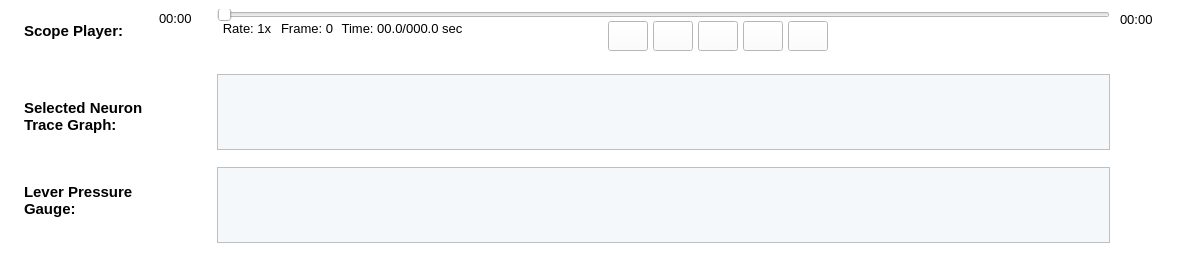
                 <widget class="QWidget" name="widget_92" native="true">
                  <property name="minimumSize">
                   <size>
                    <width>1202</width>
                    <height>260</height>
                   </size>
                  </property>
                  <property name="maximumSize">
                   <size>
                    <width>1550</width>
                    <height>260</height>
                   </size>
                  </property>
                  <property name="styleSheet">
                   <string notr="true">border-color: rgb(0, 0, 0);</string>
                  </property>
                  <layout class="QHBoxLayout" name="horizontalLayout_3">
                   <property name="spacing">
                    <number>0</number>
                   </property>
                   <property name="leftMargin">
                    <number>0</number>
                   </property>
                   <property name="topMargin">
                    <number>0</number>
                   </property>
                   <property name="rightMargin">
                    <number>0</number>
                   </property>
                   <property name="bottomMargin">
                    <number>0</number>
                   </property>
                   <item>
                    <widget class="QWidget" name="widget_94" native="true">
                     <property name="minimumSize">
                      <size>
                       <width>217</width>
                       <height>260</height>
                      </size>
                     </property>
                     <property name="maximumSize">
                      <size>
                       <width>217</width>
                       <height>260</height>
                      </size>
                     </property>
                     <property name="styleSheet">
                      <string notr="true">background-color: rgb(255, 255, 255);
border-color: rgb(0, 0, 0);</string>
                     </property>
                     <layout class="QGridLayout" name="gridLayout_19">
                      <item row="0" column="0">
                       <layout class="QGridLayout" name="gridLayout_20">
                        <item row="1" column="2">
                         <spacer name="verticalSpacer_15">
                          <property name="orientation">
                           <enum>Qt::Vertical</enum>
                          </property>
                          <property name="sizeType">
                           <enum>QSizePolicy::Fixed</enum>
                          </property>
                          <property name="sizeHint" stdset="0">
                           <size>
                            <width>20</width>
                            <height>200</height>
                           </size>
                          </property>
                         </spacer>
                        </item>
                        <item row="0" column="2">
                         <widget class="QLabel" name="label_179">
                          <property name="sizePolicy">
                           <sizepolicy hsizetype="Fixed" vsizetype="Fixed">
                            <horstretch>0</horstretch>
                            <verstretch>0</verstretch>
                           </sizepolicy>
                          </property>
                          <property name="font">
                           <font>
                            <pointsize>10</pointsize>
                           </font>
                          </property>
                          <property name="text">
                           <string>00:00</string>
                          </property>
                         </widget>
                        </item>
                        <item row="0" column="0" rowspan="2">
                         <layout class="QVBoxLayout" name="verticalLayout_6">
                          <item>
                           <widget class="QLabel" name="label_180">
                            <property name="sizePolicy">
                             <sizepolicy hsizetype="Fixed" vsizetype="Fixed">
                              <horstretch>0</horstretch>
                              <verstretch>0</verstretch>
                             </sizepolicy>
                            </property>
                            <property name="font">
                             <font>
                              <pointsize>11</pointsize>
                              <weight>75</weight>
                              <bold>true</bold>
                             </font>
                            </property>
                            <property name="text">
                             <string>Scope Player:</string>
                            </property>
                            <property name="alignment">
                             <set>Qt::AlignLeading|Qt::AlignLeft|Qt::AlignTop</set>
                            </property>
                           </widget>
                          </item>
                          <item>
                           <spacer name="verticalSpacer_16">
                            <property name="orientation">
                             <enum>Qt::Vertical</enum>
                            </property>
                            <property name="sizeType">
                             <enum>QSizePolicy::Fixed</enum>
                            </property>
                            <property name="sizeHint" stdset="0">
                             <size>
                              <width>20</width>
                              <height>40</height>
                             </size>
                            </property>
                           </spacer>
                          </item>
                          <item>
                           <widget class="QLabel" name="label_181">
                            <property name="sizePolicy">
                             <sizepolicy hsizetype="Fixed" vsizetype="Fixed">
                              <horstretch>0</horstretch>
                              <verstretch>0</verstretch>
                             </sizepolicy>
                            </property>
                            <property name="font">
                             <font>
                              <pointsize>11</pointsize>
                              <weight>75</weight>
                              <bold>true</bold>
                             </font>
                            </property>
                            <property name="text">
                             <string>Selected Neuron
Trace Graph: </string>
                            </property>
                            <property name="alignment">
                             <set>Qt::AlignLeading|Qt::AlignLeft|Qt::AlignTop</set>
                            </property>
                           </widget>
                          </item>
                          <item>
                           <spacer name="verticalSpacer_17">
                            <property name="orientation">
                             <enum>Qt::Vertical</enum>
                            </property>
                            <property name="sizeType">
                             <enum>QSizePolicy::Fixed</enum>
                            </property>
                            <property name="sizeHint" stdset="0">
                             <size>
                              <width>10</width>
                              <height>30</height>
                             </size>
                            </property>
                           </spacer>
                          </item>
                          <item>
                           <widget class="QLabel" name="label_182">
                            <property name="sizePolicy">
                             <sizepolicy hsizetype="Fixed" vsizetype="Fixed">
                              <horstretch>0</horstretch>
                              <verstretch>0</verstretch>
                             </sizepolicy>
                            </property>
                            <property name="font">
                             <font>
                              <pointsize>11</pointsize>
                              <weight>75</weight>
                              <bold>true</bold>
                             </font>
                            </property>
                            <property name="text">
                             <string>Lever Pressure
Gauge: </string>
                            </property>
                            <property name="alignment">
                             <set>Qt::AlignLeading|Qt::AlignLeft|Qt::AlignTop</set>
                            </property>
                           </widget>
                          </item>
                         </layout>
                        </item>
                        <item row="0" column="1">
                         <spacer name="horizontalSpacer_15">
                          <property name="orientation">
                           <enum>Qt::Horizontal</enum>
                          </property>
                          <property name="sizeType">
                           <enum>QSizePolicy::Fixed</enum>
                          </property>
                          <property name="sizeHint" stdset="0">
                           <size>
                            <width>10</width>
                            <height>20</height>
                           </size>
                          </property>
                         </spacer>
                        </item>
                       </layout>
                      </item>
                      <item row="1" column="0">
                       <spacer name="verticalSpacer_18">
                        <property name="orientation">
                         <enum>Qt::Vertical</enum>
                        </property>
                        <property name="sizeType">
                         <enum>QSizePolicy::Fixed</enum>
                        </property>
                        <property name="sizeHint" stdset="0">
                         <size>
                          <width>20</width>
                          <height>20</height>
                         </size>
                        </property>
                       </spacer>
                      </item>
                     </layout>
                    </widget>
                   </item>
                   <item>
                    <widget class="QWidget" name="widget_97" native="true">
                     <property name="sizePolicy">
                      <sizepolicy hsizetype="Expanding" vsizetype="Expanding">
                       <horstretch>0</horstretch>
                       <verstretch>0</verstretch>
                      </sizepolicy>
                     </property>
                     <property name="minimumSize">
                      <size>
                       <width>890</width>
                       <height>260</height>
                      </size>
                     </property>
                     <property name="maximumSize">
                      <size>
                       <width>1241</width>
                       <height>260</height>
                      </size>
                     </property>
                     <property name="styleSheet">
                      <string notr="true">border-color: rgb(0, 0, 0);
background-color: rgb(255, 255, 255);</string>
                     </property>
                     <layout class="QFormLayout" name="formLayout_6">
                      <property name="horizontalSpacing">
                       <number>0</number>
                      </property>
                      <property name="verticalSpacing">
                       <number>0</number>
                      </property>
                      <property name="leftMargin">
                       <number>0</number>
                      </property>
                      <property name="rightMargin">
                       <number>0</number>
                      </property>
                      <property name="bottomMargin">
                       <number>0</number>
                      </property>
                      <item row="0" column="0" colspan="2">
                       <layout class="QGridLayout" name="gridLayout_21" columnstretch="0,0,0,1,0,2">
                        <item row="0" column="0" colspan="6">
                         <widget class="QSlider" name="horizontalSlider_9">
                          <property name="sizePolicy">
                           <sizepolicy hsizetype="Expanding" vsizetype="Fixed">
                            <horstretch>0</horstretch>
                            <verstretch>0</verstretch>
                           </sizepolicy>
                          </property>
                          <property name="minimumSize">
                           <size>
                            <width>890</width>
                            <height>12</height>
                           </size>
                          </property>
                          <property name="maximumSize">
                           <size>
                            <width>1241</width>
                            <height>12</height>
                           </size>
                          </property>
                          <property name="styleSheet">
                           <string notr="true"/>
                          </property>
                          <property name="orientation">
                           <enum>Qt::Horizontal</enum>
                          </property>
                         </widget>
                        </item>
                        <item row="1" column="0">
                         <widget class="QLabel" name="DePlayerRate_3">
                          <property name="sizePolicy">
                           <sizepolicy hsizetype="Fixed" vsizetype="Fixed">
                            <horstretch>0</horstretch>
                            <verstretch>0</verstretch>
                           </sizepolicy>
                          </property>
                          <property name="minimumSize">
                           <size>
                            <width>60</width>
                            <height>0</height>
                           </size>
                          </property>
                          <property name="font">
                           <font>
                            <pointsize>10</pointsize>
                           </font>
                          </property>
                          <property name="text">
                           <string>Rate: 1x</string>
                          </property>
                          <property name="alignment">
                           <set>Qt::AlignCenter</set>
                          </property>
                         </widget>
                        </item>
                        <item row="1" column="1">
                         <widget class="QLabel" name="DePlayerFrame_3">
                          <property name="sizePolicy">
                           <sizepolicy hsizetype="Fixed" vsizetype="Fixed">
                            <horstretch>0</horstretch>
                            <verstretch>0</verstretch>
                           </sizepolicy>
                          </property>
                          <property name="minimumSize">
                           <size>
                            <width>60</width>
                            <height>0</height>
                           </size>
                          </property>
                          <property name="font">
                           <font>
                            <pointsize>10</pointsize>
                           </font>
                          </property>
                          <property name="text">
                           <string>Frame: 0</string>
                          </property>
                          <property name="alignment">
                           <set>Qt::AlignCenter</set>
                          </property>
                         </widget>
                        </item>
                        <item row="1" column="2">
                         <widget class="QLabel" name="DePlayerTime_3">
                          <property name="sizePolicy">
                           <sizepolicy hsizetype="Fixed" vsizetype="Fixed">
                            <horstretch>0</horstretch>
                            <verstretch>0</verstretch>
                           </sizepolicy>
                          </property>
                          <property name="minimumSize">
                           <size>
                            <width>130</width>
                            <height>0</height>
                           </size>
                          </property>
                          <property name="font">
                           <font>
                            <pointsize>10</pointsize>
                           </font>
                          </property>
                          <property name="text">
                           <string>Time: 00.0/000.0 sec</string>
                          </property>
                          <property name="alignment">
                           <set>Qt::AlignCenter</set>
                          </property>
                         </widget>
                        </item>
                        <item row="1" column="3">
                         <spacer name="horizontalSpacer_16">
                          <property name="orientation">
                           <enum>Qt::Horizontal</enum>
                          </property>
                          <property name="sizeHint" stdset="0">
                           <size>
                            <width>40</width>
                            <height>20</height>
                           </size>
                          </property>
                         </spacer>
                        </item>
                        <item row="1" column="4">
                         <layout class="QGridLayout" name="gridLayout_22">
                          <property name="horizontalSpacing">
                           <number>5</number>
                          </property>
                          <item row="0" column="0">
                           <widget class="QPushButton" name="DePlayerLastButton_3">
                            <property name="sizePolicy">
                             <sizepolicy hsizetype="Fixed" vsizetype="Fixed">
                              <horstretch>0</horstretch>
                              <verstretch>0</verstretch>
                             </sizepolicy>
                            </property>
                            <property name="minimumSize">
                             <size>
                              <width>40</width>
                              <height>30</height>
                             </size>
                            </property>
                            <property name="maximumSize">
                             <size>
                              <width>40</width>
                              <height>30</height>
                             </size>
                            </property>
                            <property name="font">
                             <font>
                              <pointsize>10</pointsize>
                             </font>
                            </property>
                            <property name="styleSheet">
                             <string notr="true">border-image: url(:/media/previous.png);</string>
                            </property>
                            <property name="text">
                             <string/>
                            </property>
                           </widget>
                          </item>
                          <item row="0" column="1">
                           <widget class="QPushButton" name="DePlayerSlowButton_3">
                            <property name="sizePolicy">
                             <sizepolicy hsizetype="Fixed" vsizetype="Fixed">
                              <horstretch>0</horstretch>
                              <verstretch>0</verstretch>
                             </sizepolicy>
                            </property>
                            <property name="minimumSize">
                             <size>
                              <width>40</width>
                              <height>30</height>
                             </size>
                            </property>
                            <property name="maximumSize">
                             <size>
                              <width>40</width>
                              <height>30</height>
                             </size>
                            </property>
                            <property name="font">
                             <font>
                              <pointsize>10</pointsize>
                             </font>
                            </property>
                            <property name="styleSheet">
                             <string notr="true">border-image: url(:/media/rw.png);</string>
                            </property>
                            <property name="text">
                             <string/>
                            </property>
                           </widget>
                          </item>
                          <item row="0" column="2">
                           <widget class="QPushButton" name="DePlayerPlayButton_3">
                            <property name="sizePolicy">
                             <sizepolicy hsizetype="Fixed" vsizetype="Fixed">
                              <horstretch>0</horstretch>
                              <verstretch>0</verstretch>
                             </sizepolicy>
                            </property>
                            <property name="minimumSize">
                             <size>
                              <width>40</width>
                              <height>30</height>
                             </size>
                            </property>
                            <property name="maximumSize">
                             <size>
                              <width>40</width>
                              <height>30</height>
                             </size>
                            </property>
                            <property name="font">
                             <font>
                              <pointsize>10</pointsize>
                             </font>
                            </property>
                            <property name="styleSheet">
                             <string notr="true">border-image: url(:/media/play.png);</string>
                            </property>
                            <property name="text">
                             <string/>
                            </property>
                           </widget>
                          </item>
                          <item row="0" column="3">
                           <widget class="QPushButton" name="DePlayerFastButton_3">
                            <property name="sizePolicy">
                             <sizepolicy hsizetype="Fixed" vsizetype="Fixed">
                              <horstretch>0</horstretch>
                              <verstretch>0</verstretch>
                             </sizepolicy>
                            </property>
                            <property name="minimumSize">
                             <size>
                              <width>40</width>
                              <height>30</height>
                             </size>
                            </property>
                            <property name="maximumSize">
                             <size>
                              <width>40</width>
                              <height>30</height>
                             </size>
                            </property>
                            <property name="font">
                             <font>
                              <pointsize>10</pointsize>
                             </font>
                            </property>
                            <property name="styleSheet">
                             <string notr="true">border-image: url(:/media/ff.png);</string>
                            </property>
                            <property name="text">
                             <string/>
                            </property>
                           </widget>
                          </item>
                          <item row="0" column="4">
                           <widget class="QPushButton" name="DePlayerNextButton_3">
                            <property name="sizePolicy">
                             <sizepolicy hsizetype="Fixed" vsizetype="Fixed">
                              <horstretch>0</horstretch>
                              <verstretch>0</verstretch>
                             </sizepolicy>
                            </property>
                            <property name="minimumSize">
                             <size>
                              <width>40</width>
                              <height>30</height>
                             </size>
                            </property>
                            <property name="maximumSize">
                             <size>
                              <width>40</width>
                              <height>30</height>
                             </size>
                            </property>
                            <property name="font">
                             <font>
                              <pointsize>10</pointsize>
                             </font>
                            </property>
                            <property name="styleSheet">
                             <string notr="true">border-image: url(:/media/next.png);</string>
                            </property>
                            <property name="text">
                             <string/>
                            </property>
                           </widget>
                          </item>
                         </layout>
                        </item>
                        <item row="1" column="5">
                         <spacer name="horizontalSpacer_17">
                          <property name="orientation">
                           <enum>Qt::Horizontal</enum>
                          </property>
                          <property name="sizeType">
                           <enum>QSizePolicy::Expanding</enum>
                          </property>
                          <property name="sizeHint" stdset="0">
                           <size>
                            <width>40</width>
                            <height>20</height>
                           </size>
                          </property>
                         </spacer>
                        </item>
                       </layout>
                      </item>
                      <item row="1" column="1">
                       <spacer name="verticalSpacer_33">
                        <property name="orientation">
                         <enum>Qt::Vertical</enum>
                        </property>
                        <property name="sizeType">
                         <enum>QSizePolicy::Fixed</enum>
                        </property>
                        <property name="sizeHint" stdset="0">
                         <size>
                          <width>890</width>
                          <height>23</height>
                         </size>
                        </property>
                       </spacer>
                      </item>
                      <item row="2" column="0" colspan="2">
                       <widget class="QGraphicsView" name="DeSelectTraceView_3">
                        <property name="minimumSize">
                         <size>
                          <width>890</width>
                          <height>62</height>
                         </size>
                        </property>
                        <property name="styleSheet">
                         <string notr="true">background-color: rgb(245, 248, 250);</string>
                        </property>
                       </widget>
                      </item>
                      <item row="3" column="1">
                       <spacer name="verticalSpacer_34">
                        <property name="orientation">
                         <enum>Qt::Vertical</enum>
                        </property>
                        <property name="sizeType">
                         <enum>QSizePolicy::Fixed</enum>
                        </property>
                        <property name="sizeHint" stdset="0">
                         <size>
                          <width>890</width>
                          <height>17</height>
                         </size>
                        </property>
                       </spacer>
                      </item>
                      <item row="4" column="0" colspan="2">
                       <widget class="QGraphicsView" name="DeLeverPressureViewLarge_3">
                        <property name="minimumSize">
                         <size>
                          <width>890</width>
                          <height>62</height>
                         </size>
                        </property>
                        <property name="styleSheet">
                         <string notr="true">background-color: rgb(245, 248, 250);</string>
                        </property>
                       </widget>
                      </item>
                      <item row="5" column="1">
                       <spacer name="verticalSpacer_19">
                        <property name="orientation">
                         <enum>Qt::Vertical</enum>
                        </property>
                        <property name="sizeType">
                         <enum>QSizePolicy::Fixed</enum>
                        </property>
                        <property name="sizeHint" stdset="0">
                         <size>
                          <width>890</width>
                          <height>17</height>
                         </size>
                        </property>
                       </spacer>
                      </item>
                     </layout>
                    </widget>
                   </item>
                   <item>
                    <widget class="QWidget" name="widget_96" native="true">
                     <property name="sizePolicy">
                      <sizepolicy hsizetype="Fixed" vsizetype="Fixed">
                       <horstretch>0</horstretch>
                       <verstretch>0</verstretch>
                      </sizepolicy>
                     </property>
                     <property name="minimumSize">
                      <size>
                       <width>92</width>
                       <height>260</height>
                      </size>
                     </property>
                     <property name="maximumSize">
                      <size>
                       <width>92</width>
                       <height>260</height>
                      </size>
                     </property>
                     <property name="styleSheet">
                      <string notr="true">background-color: rgb(255, 255, 255);
border-color: rgb(0, 0, 0);</string>
                     </property>
                     <layout class="QGridLayout" name="gridLayout_23">
                      <item row="1" column="1">
                       <spacer name="verticalSpacer_20">
                        <property name="orientation">
                         <enum>Qt::Vertical</enum>
                        </property>
                        <property name="sizeType">
                         <enum>QSizePolicy::Fixed</enum>
                        </property>
                        <property name="sizeHint" stdset="0">
                         <size>
                          <width>20</width>
                          <height>220</height>
                         </size>
                        </property>
                       </spacer>
                      </item>
                      <item row="0" column="1">
                       <widget class="QLabel" name="label_183">
                        <property name="sizePolicy">
                         <sizepolicy hsizetype="Fixed" vsizetype="Fixed">
                          <horstretch>0</horstretch>
                          <verstretch>0</verstretch>
                         </sizepolicy>
                        </property>
                        <property name="font">
                         <font>
                          <pointsize>10</pointsize>
                         </font>
                        </property>
                        <property name="text">
                         <string>00:00</string>
                        </property>
                       </widget>
                      </item>
                      <item row="0" column="2">
                       <spacer name="horizontalSpacer_18">
                        <property name="orientation">
                         <enum>Qt::Horizontal</enum>
                        </property>
                        <property name="sizeType">
                         <enum>QSizePolicy::Fixed</enum>
                        </property>
                        <property name="sizeHint" stdset="0">
                         <size>
                          <width>40</width>
                          <height>20</height>
                         </size>
                        </property>
                       </spacer>
                      </item>
                      <item row="0" column="0">
                       <spacer name="horizontalSpacer_19">
                        <property name="orientation">
                         <enum>Qt::Horizontal</enum>
                        </property>
                        <property name="sizeHint" stdset="0">
                         <size>
                          <width>40</width>
                          <height>20</height>
                         </size>
                        </property>
                       </spacer>
                      </item>
                     </layout>
                    </widget>
                   </item>
                  </layout>
                 </widget>
